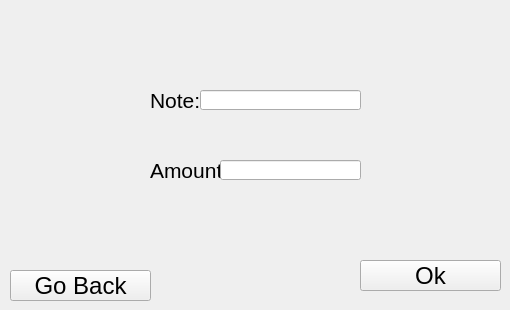
      <widget class="QWidget" name="page_7">
       <widget class="QLabel" name="labelnote_e">
        <property name="geometry">
         <rect>
          <x>150</x>
          <y>90</y>
          <width>51</width>
          <height>20</height>
         </rect>
        </property>
        <property name="font">
         <font>
          <pointsize>16</pointsize>
         </font>
        </property>
        <property name="text">
         <string>Note:</string>
        </property>
       </widget>
       <widget class="QLabel" name="labelamount_e">
        <property name="geometry">
         <rect>
          <x>150</x>
          <y>160</y>
          <width>71</width>
          <height>20</height>
         </rect>
        </property>
        <property name="font">
         <font>
          <pointsize>16</pointsize>
         </font>
        </property>
        <property name="text">
         <string>Amount:</string>
        </property>
       </widget>
       <widget class="QLineEdit" name="lineEditnote_e">
        <property name="geometry">
         <rect>
          <x>200</x>
          <y>90</y>
          <width>161</width>
          <height>20</height>
         </rect>
        </property>
       </widget>
       <widget class="QLineEdit" name="lineEditamount_e">
        <property name="geometry">
         <rect>
          <x>220</x>
          <y>160</y>
          <width>141</width>
          <height>20</height>
         </rect>
        </property>
       </widget>
       <widget class="QPushButton" name="pushButtonback_e">
        <property name="geometry">
         <rect>
          <x>10</x>
          <y>270</y>
          <width>141</width>
          <height>31</height>
         </rect>
        </property>
        <property name="font">
         <font>
          <pointsize>18</pointsize>
         </font>
        </property>
        <property name="text">
         <string>Go Back</string>
        </property>
       </widget>
       <widget class="QPushButton" name="pushButtonok_e">
        <property name="geometry">
         <rect>
          <x>360</x>
          <y>260</y>
          <width>141</width>
          <height>31</height>
         </rect>
        </property>
        <property name="font">
         <font>
          <pointsize>18</pointsize>
         </font>
        </property>
        <property name="text">
         <string>Ok</string>
        </property>
       </widget>
      </widget>
